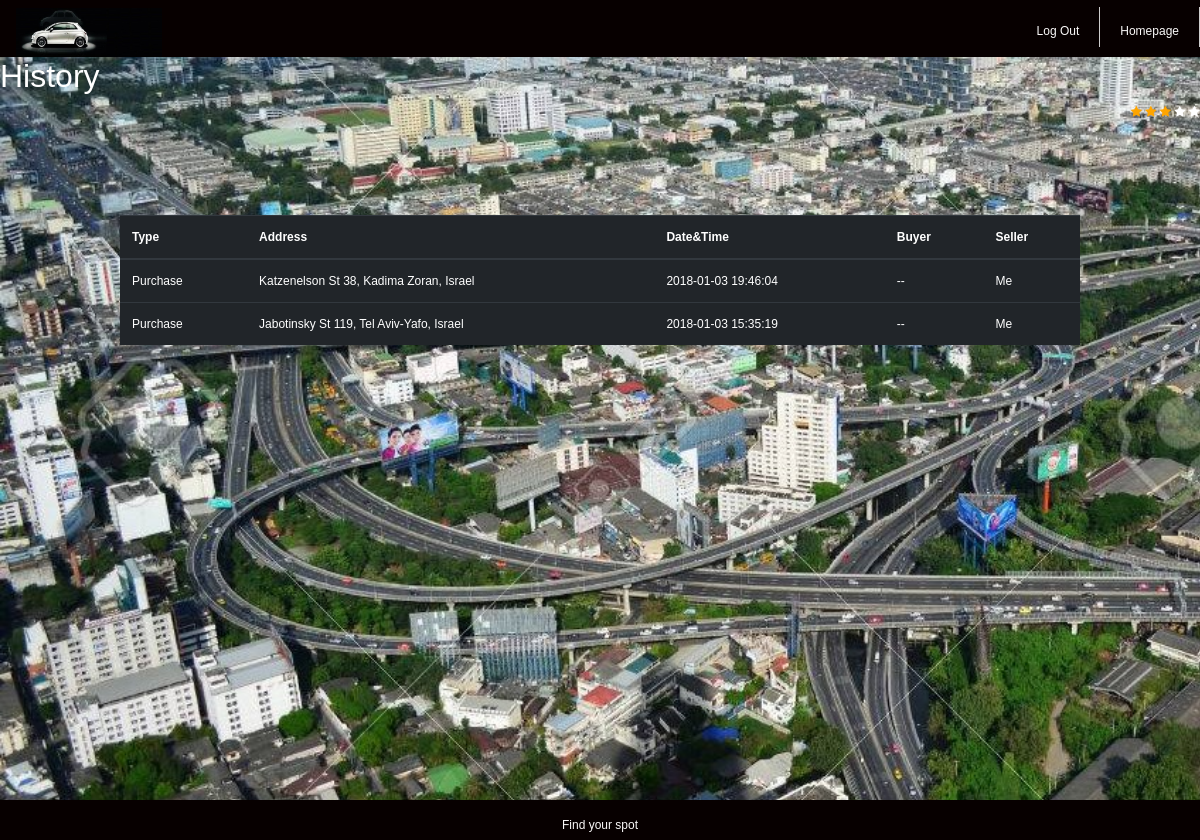
Before: /history/ (signed in) with the older database file.
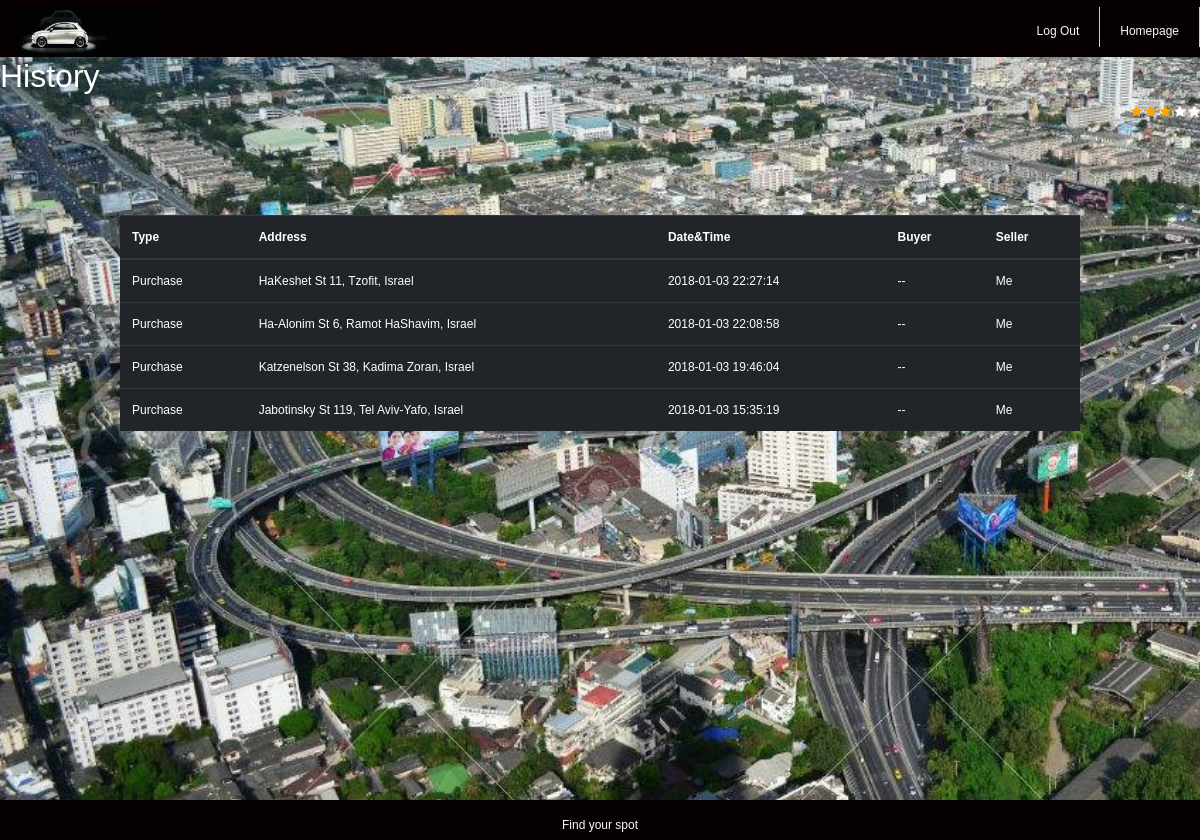
After: the same page with the newer database file.
### polls/models.py (models this page shows, shortened)
class Purchase(models.Model):
	buyer_id	= models.IntegerField(default=-1) 	# user id
	seller_id	= models.IntegerField(default=-1) 	# user id
	cost 		= models.IntegerField(default=10)
	parking_time 	= models.CharField(max_length=200, default="") #  max 30 minutes from the offering time
	status 		= models.CharField(max_length=200, default="available") # available, in process, done, canceled, expired etc.
	parking_rate 	= models.DecimalField(max_digits=3,decimal_places=2,default=Decimal('0.0000'))
	target_address 	= models.CharField(max_length=200) #string. full address
	target_address_lat = models.CharField(max_length=2000)
	target_address_lng = models.CharField(max_length=2000)
	parking_address = models.CharField(max_length=200) #string. full address
	parking_address_lat = models.CharField(max_length=2000)
	parking_address_lng = models.CharField(max_length=2000)
	lock 			= threading.Lock()
	cond 			= threading.Condition(threading.Lock())
	pin_code		= models.CharField(max_length=2000, default="-1")
	attempt_failure = 0
	parking_actual_rank = models.DecimalField(max_digits=3,decimal_places=2,default=Decimal('0.0000'))
	def class_name(self):
    		return Purchase.__name__

### polls/views.py (the view)
# urls.py: url(r'^history/$', views.call_history, name='call_history'),
def call_history(request):
	sell_purchase = Purchase.objects.filter(seller_id = request.user.pk)
	buy_purchase = Purchase.objects.filter(buyer_id = request.user.pk)
	all_free_spot = FreeSpot.objects.all()
	free_spot = []
	for spot in all_free_spot:
		reporters_ids_list = json.loads(reporters_ids_json)
		if request.user.pk in reporters_ids_list:
			free_spot.append(spot)
	all_history = list(sell_purchase) + list(buy_purchase) + list(free_spot)
	all_history.sort(key=lambda x: datetime.datetime.strptime(x.parking_time, "%Y-%m-%d %H:%M:%S") if x.class_name() == "Purchase" else datetime.datetime.strptime(x.last_report_time, "%Y-%m-%d %H:%M:%S"), reverse=True)
	history_as_table = []
	for element in all_history:
		address = element.parking_address
		if element.class_name() == "Purchase":
			elemnt_type = "Purchase"
			date_and_time = element.parking_time
			if (element.seller_id == request.user.pk):
				if (element.buyer_id == -1):
					buyer_username = "--"
				else:
					buyer_username = User.objects.get(pk = element.buyer_id).username
				seller_username = "Me"
			else:
				if (element.seller_id == -1):
					seller_username = "--"
				else:
					seller_username = User.objects.get(pk = element.seller_id).username
				buyer_username = "Me"
		else:
			elemnt_type = "Report"
			date_and_time = element.last_report_time
			buyer_username = "--"
			seller_username = "Me"
		current_row = [elemnt_type, address, date_and_time, buyer_username, seller_username]
		history_as_table.append(current_row)
	return render(request, 'polls/history.html', {'history_as_table':history_as_table})

### polls/templates/polls/history.html (shortened to what this page needs)
<!DOCTYPE html>
<html>
<head>
  <link rel="stylesheet" href="https://maxcdn.bootstrapcdn.com/bootstrap/4.0.0-beta.2/css/bootstrap.min.css">
	<link rel="stylesheet" href="https://cdnjs.cloudflare.com/ajax/libs/font-awesome/4.7.0/css/font-awesome.min.css">
</head>
<body>
	<div class="all_site">
	{% load static %}
	<link rel="stylesheet" type="text/css" href="{% static "polls/_css/History.css" %}">
    <div class="body">
        <header>
            <div class="logo">
                <img src="{% static "_images/cars.jpg" %}" height="49"/>
            </div>
            <nav>
                <ul>
                    <a href="{% url 'polls:homepage' %}"><li>Homepage</li></a>
                    <a href="{% url 'polls:logout' %}"><li>Log Out</li></a>
                </ul>
            </nav>
        </header>
  <h2>History</h2>
  <div class = "pull-right">
	<span class="fa fa-star checked"></span>
	<span class="fa fa-star checked"></span>
	<span class="fa fa-star checked"></span>
	<span class="fa fa-star"></span>
	<span class="fa fa-star"></span>
  </div>
  <table class="table table-dark">
    <thead>
      <tr>
	<th>Type</th>
	<th>Address</th>
	<th>Date&Time</th>
	<th>Buyer</th>
	<th>Seller</th>
      </tr>
    </thead>
    <tbody>
	{% for row in history_as_table %}
      		<tr>
        		<td>{{row.0}}</td>
        		<td>{{row.1}}</td>
        		<td>{{row.2}}</td>
        		<td>{{row.3}}</td>
        		<td>{{row.4}}</td>
      		</tr>
 	{% endfor %}
    </tbody>
  </table>
</div>
</body>
<footer>
	<p>Find your spot</p>
</footer>
</html>

### polls/static/polls/_css/History.css (style rules this page uses)
body { margin: 0; padding: 0; background: #fff; color: white; font-family: Arial; font-size: 12px; margin-left: 20px; }
.all_site { width: 100%; height: 100%; background-color:rgb(248, 246, 246); margin:0 auto }
.body header { height: 65px; float: left; width:100%; background:#070000; }
.body header .logo { float: left; text-align: left; margin-left:0; padding: 1rem; }
.body header nav { width:408px; float: right; margin-top: 15px; }
.body header nav ul { list-style-type: none; padding: 200; margin:auto; }
.body header nav ul li { display:inline-block; color: rgb(250, 248, 248); height:40px; padding:0 20px; line-height:49px; vertical-align:center; text-align: center; float: right; border-right: 1px solid #ccc; }
footer { position: absolute; background-color: #070000; right:0; bottom: 0; left:0; padding: 1rem; height: 40px; text-align: center; color: rgb(250, 248, 248); }
.table { width: 80%; margin-right: 10%; margin-left: 10%; margin-top: 10%; }
.body { width: 80%; margin-top: 1%; margin-left: 20px; margin-right: 40px; color: white; position: absolute; top: -20px; left: -20px; right: -40px; bottom: -10px; width: auto; height: auto; background-image:url("../_images/busy_street2.jpg"); background-size: cover; z-index: -1; }

### polls/templates/polls/history.html (style rules this page uses)
.checked { color: orange; }

Changed rows visible on the page:
added Purchase: parking_address "HaKeshet St 11, Tzofit, Israel", parking_time "2018-01-03 22:27:14"
added Purchase: parking_address "Ha-Alonim St 6, Ramot HaShavim, Israel", parking_time "2018-01-03 22:08:58"
Other visible differences:
new list line: "Purchase -- Me"
